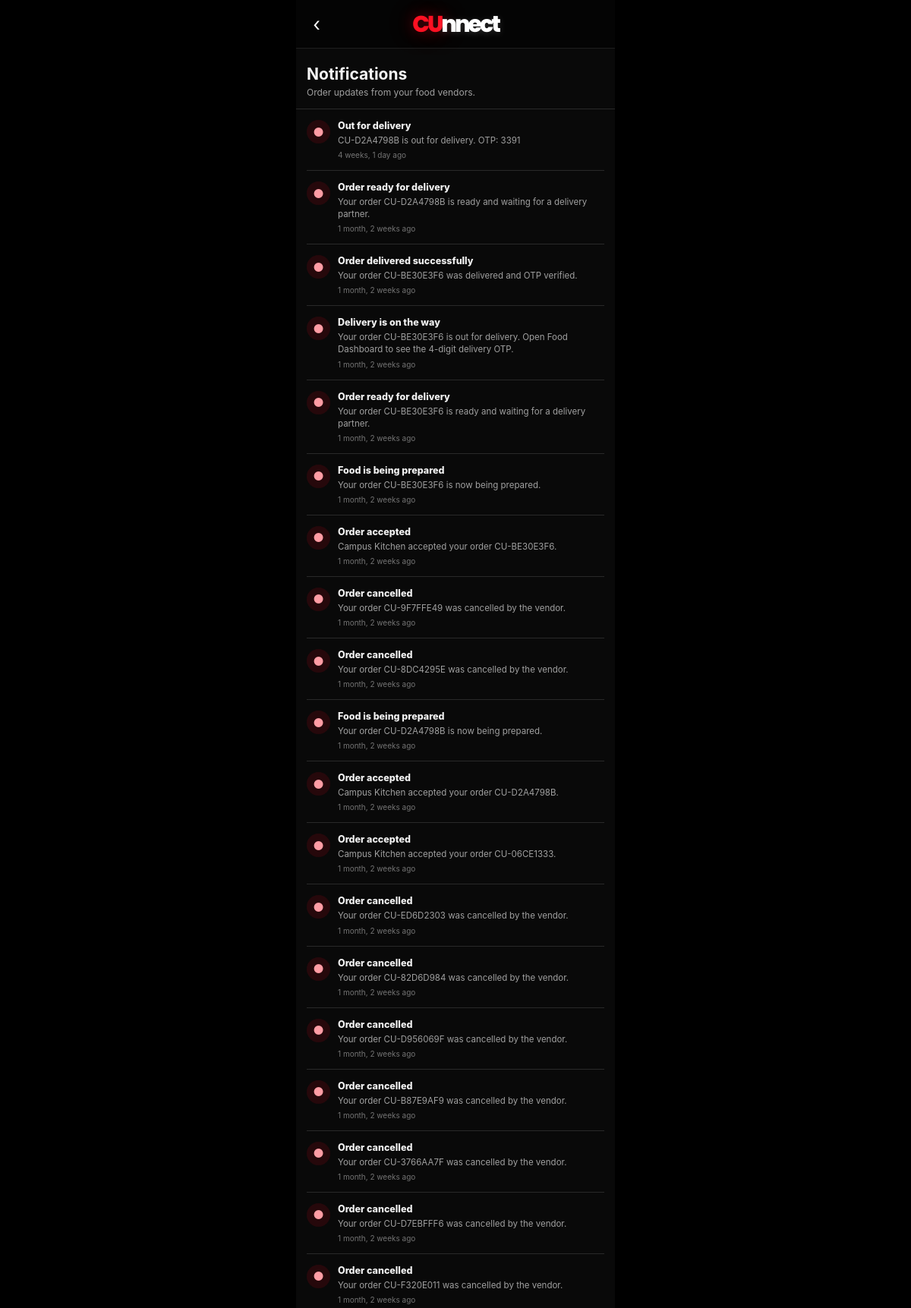
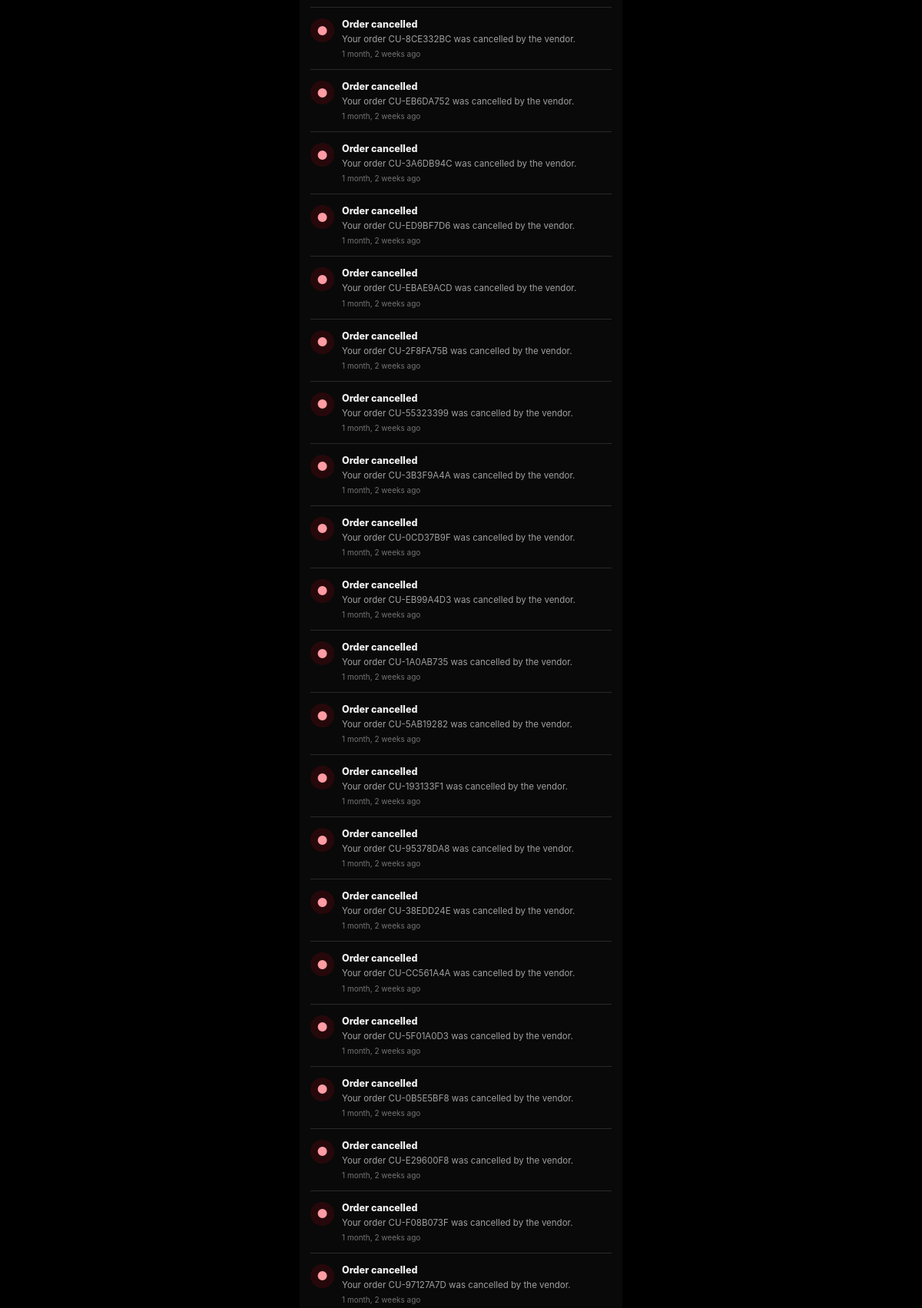
The app's page /food/notifications/ (signed in, upper part) with its own data (2 pictures, top to bottom).
### food/models.py (models this page shows, shortened)
class Notification(models.Model):
    user = models.ForeignKey(
        settings.AUTH_USER_MODEL,
        on_delete=models.CASCADE,
        related_name="food_notifications"
    )
    order = models.ForeignKey(
        Order,
        on_delete=models.SET_NULL,
        null=True,
        blank=True,
        related_name="notifications"
    )
    title = models.CharField(max_length=150)
    message = models.CharField(max_length=300)
    AUDIENCE_CHOICES = (
        ("student", "Student"),
        ("vendor", "Vendor"),
    )
    audience = models.CharField(
        max_length=10, choices=AUDIENCE_CHOICES,
        default="student", db_index=True,
    )
    CATEGORY_CHOICES = (
        ("food", "Food"),
        ("print", "Printout"),
        ("ride", "Ride"),
        ("general", "General"),
    )
    category = models.CharField(
        max_length=20, choices=CATEGORY_CHOICES,
        default="food", db_index=True,
    )
    is_read = models.BooleanField(default=False)
    created_at = models.DateTimeField(auto_now_add=True)
    class Meta:
        ordering = ["-created_at"]

### food/views.py (the view)
@login_required(login_url="login_step1")
def notifications_page(request):
    audience = _notification_audience(request)
    notifications = Notification.objects.filter(
        user=request.user,
        audience=audience,
    ).select_related("order")
    Notification.objects.filter(
        user=request.user,
        audience=audience,
        is_read=False
    ).update(is_read=True)
    return render(request, "food/notifications.html", {
        "notifications": notifications,
    })

### food/views.py (called while the page is built)
def _notification_audience(request):
    audience = str(request.GET.get("audience", "student")).strip().lower()
    return audience if audience in ("student", "vendor") else "student"

### food/templates/food/notifications.html (shortened to what this page needs)
{% load static %}
<!DOCTYPE html>
<html lang="en">
<head>
</head>
<body>
  <main class="app">
    <header class="header">
      <a class="back" href="javascript:history.back()" aria-label="Go back">‹</a>
      <div class="logo" aria-label="CUnnect"><span class="logo-cu">CU</span><span class="logo-nnect">nnect</span></div>
    </header>
    <section class="heading"><h1>Notifications</h1><p>Order updates from your food vendors.</p></section>
    {% if notifications %}
    <section class="list">
      {% for notification in notifications %}
      <article class="notification">
        <div class="notification-icon">●</div>
        <div class="notification-copy"><div class="notification-title">{{ notification.title }}</div><div class="notification-message">{{ notification.message }}</div><div class="notification-time">{{ notification.created_at|timesince }} ago</div></div>
      </article>
      {% endfor %}
    </section>
    {% else %}
    <section class="empty"><strong>No notifications yet</strong>Vendor order updates will show here.</section>
    {% endif %}
  </main>
</body>
</html>

### food/templates/food/notifications.html (style rules this page uses)
:root { --page:#090909; --black:#050505; --panel:#151515; --line:#292929; --red:#f10b1d; --muted:#a0a0a0; }
* { box-sizing:border-box; }
html,body { min-height:100%; margin:0; }
body { background:#000; color:#f5f5f5; font-family:-apple-system,BlinkMacSystemFont,"Segoe UI",Roboto,Arial,sans-serif; }
.app { width:100%; max-width:420px; min-height:100vh; margin:0 auto; background:var(--page); }
.header { position:sticky; top:0; z-index:5; height:56px; display:grid; grid-template-columns:42px 1fr 42px; align-items:center; padding:0 9px; border-bottom:1px solid #1e1e1e; background:rgba(5,5,5,.98); }
.back { width:36px; height:36px; display:grid; place-items:center; border-radius:50%; color:#fff; font-size:25px; text-decoration:none; }
.logo { justify-self:center; color:#eee; font-size:22px; font-weight:850; letter-spacing:-1.2px; }
.heading { padding:21px 14px 14px; border-bottom:1px solid var(--line); }
h1 { margin:0 0 4px; font-size:21px; }
.heading p { margin:0; color:var(--muted); font-size:12px; }
.list { padding:0 14px; }
.notification { display:flex; gap:10px; padding:14px 0; border-bottom:1px solid var(--line); }
.notification-icon { width:31px; height:31px; flex:0 0 31px; display:grid; place-items:center; border-radius:50%; background:rgba(241,11,29,.13); color:#ff9ca4; font-size:16px; }
.notification-copy { min-width:0; flex:1; }
.notification-title { color:#f1f1f1; font-size:12.5px; font-weight:800; }
.notification-message { margin-top:4px; color:var(--muted); font-size:11.5px; line-height:1.4; }
.notification-time { margin-top:5px; color:#747474; font-size:10px; }
.header { height:64px; }
.logo { display:inline-flex; align-items:baseline; justify-self:center; font-family:"Poppins",system-ui,sans-serif; font-size:30px; font-weight:800; letter-spacing:-3px; line-height:1; }
.logo-cu { color:#ff1022; text-shadow:0 0 20px rgba(255,16,34,.45),0 0 60px rgba(255,16,34,.18); }
.logo-nnect { color:#fff; text-shadow:0 2px 10px rgba(255,255,255,.16); }

### records on screen
Notification: title "Out for delivery", message "CU-D2A4798B is out for delivery. OTP: 3391", created_at "4 weeks, 1 day"
Notification: title "Order ready for delivery", message "Your order CU-D2A4798B is ready and waiting for a delivery partner.", created_at "1 month, 2 weeks"
Notification: title "Order delivered successfully", message "Your order CU-BE30E3F6 was delivered and OTP verified.", created_at "1 month, 2 weeks"
Notification: title "Delivery is on the way", message "Your order CU-BE30E3F6 is out for delivery. Open Food Dashboard to see the 4-digit delivery OTP.", created_at "1 month, 2 weeks"
Notification: title "Order ready for delivery", message "Your order CU-BE30E3F6 is ready and waiting for a delivery partner.", created_at "1 month, 2 weeks"
Notification: title "Food is being prepared", message "Your order CU-BE30E3F6 is now being prepared.", created_at "1 month, 2 weeks"
Notification: title "Order accepted", message "Campus Kitchen accepted your order CU-BE30E3F6.", created_at "1 month, 2 weeks"
Notification: title "Order cancelled", message "Your order CU-9F7FFE49 was cancelled by the vendor.", created_at "1 month, 2 weeks"
Notification: title "Order cancelled", message "Your order CU-8DC4295E was cancelled by the vendor.", created_at "1 month, 2 weeks"
Notification: title "Food is being prepared", message "Your order CU-D2A4798B is now being prepared.", created_at "1 month, 2 weeks"
Notification: title "Order accepted", message "Campus Kitchen accepted your order CU-D2A4798B.", created_at "1 month, 2 weeks"
Notification: title "Order accepted", message "Campus Kitchen accepted your order CU-06CE1333.", created_at "1 month, 2 weeks"
Notification: title "Order cancelled", message "Your order CU-ED6D2303 was cancelled by the vendor.", created_at "1 month, 2 weeks"
Notification: title "Order cancelled", message "Your order CU-82D6D984 was cancelled by the vendor.", created_at "1 month, 2 weeks"
Notification: title "Order cancelled", message "Your order CU-D956069F was cancelled by the vendor.", created_at "1 month, 2 weeks"
Notification: title "Order cancelled", message "Your order CU-B87E9AF9 was cancelled by the vendor.", created_at "1 month, 2 weeks"
Notification: title "Order cancelled", message "Your order CU-3766AA7F was cancelled by the vendor.", created_at "1 month, 2 weeks"
Notification: title "Order cancelled", message "Your order CU-D7EBFFF6 was cancelled by the vendor.", created_at "1 month, 2 weeks"
Notification: title "Order cancelled", message "Your order CU-F320E011 was cancelled by the vendor.", created_at "1 month, 2 weeks"
Notification: title "Order cancelled", message "Your order CU-8CE332BC was cancelled by the vendor.", created_at "1 month, 2 weeks"
Notification: title "Order cancelled", message "Your order CU-EB6DA752 was cancelled by the vendor.", created_at "1 month, 2 weeks"
Notification: title "Order cancelled", message "Your order CU-3A6DB94C was cancelled by the vendor.", created_at "1 month, 2 weeks"
Notification: title "Order cancelled", message "Your order CU-ED9BF7D6 was cancelled by the vendor.", created_at "1 month, 2 weeks"
Notification: title "Order cancelled", message "Your order CU-EBAE9ACD was cancelled by the vendor.", created_at "1 month, 2 weeks"
Notification: title "Order cancelled", message "Your order CU-2F8FA75B was cancelled by the vendor.", created_at "1 month, 2 weeks"
Notification: title "Order cancelled", message "Your order CU-55323399 was cancelled by the vendor.", created_at "1 month, 2 weeks"
Notification: title "Order cancelled", message "Your order CU-3B3F9A4A was cancelled by the vendor.", created_at "1 month, 2 weeks"
Notification: title "Order cancelled", message "Your order CU-0CD37B9F was cancelled by the vendor.", created_at "1 month, 2 weeks"
Notification: title "Order cancelled", message "Your order CU-EB99A4D3 was cancelled by the vendor.", created_at "1 month, 2 weeks"
Notification: title "Order cancelled", message "Your order CU-1A0AB735 was cancelled by the vendor.", created_at "1 month, 2 weeks"
Notification: title "Order cancelled", message "Your order CU-5AB19282 was cancelled by the vendor.", created_at "1 month, 2 weeks"
Notification: title "Order cancelled", message "Your order CU-193133F1 was cancelled by the vendor.", created_at "1 month, 2 weeks"
Notification: title "Order cancelled", message "Your order CU-95378DA8 was cancelled by the vendor.", created_at "1 month, 2 weeks"
Notification: title "Order cancelled", message "Your order CU-38EDD24E was cancelled by the vendor.", created_at "1 month, 2 weeks"
Notification: title "Order cancelled", message "Your order CU-CC561A4A was cancelled by the vendor.", created_at "1 month, 2 weeks"
Notification: title "Order cancelled", message "Your order CU-5F01A0D3 was cancelled by the vendor.", created_at "1 month, 2 weeks"
Notification: title "Order cancelled", message "Your order CU-0B5E5BF8 was cancelled by the vendor.", created_at "1 month, 2 weeks"
Notification: title "Order cancelled", message "Your order CU-E29600F8 was cancelled by the vendor.", created_at "1 month, 2 weeks"
Notification: title "Order cancelled", message "Your order CU-F08B073F was cancelled by the vendor.", created_at "1 month, 2 weeks"
Notification: title "Order cancelled", message "Your order CU-97127A7D was cancelled by the vendor.", created_at "1 month, 2 weeks"
